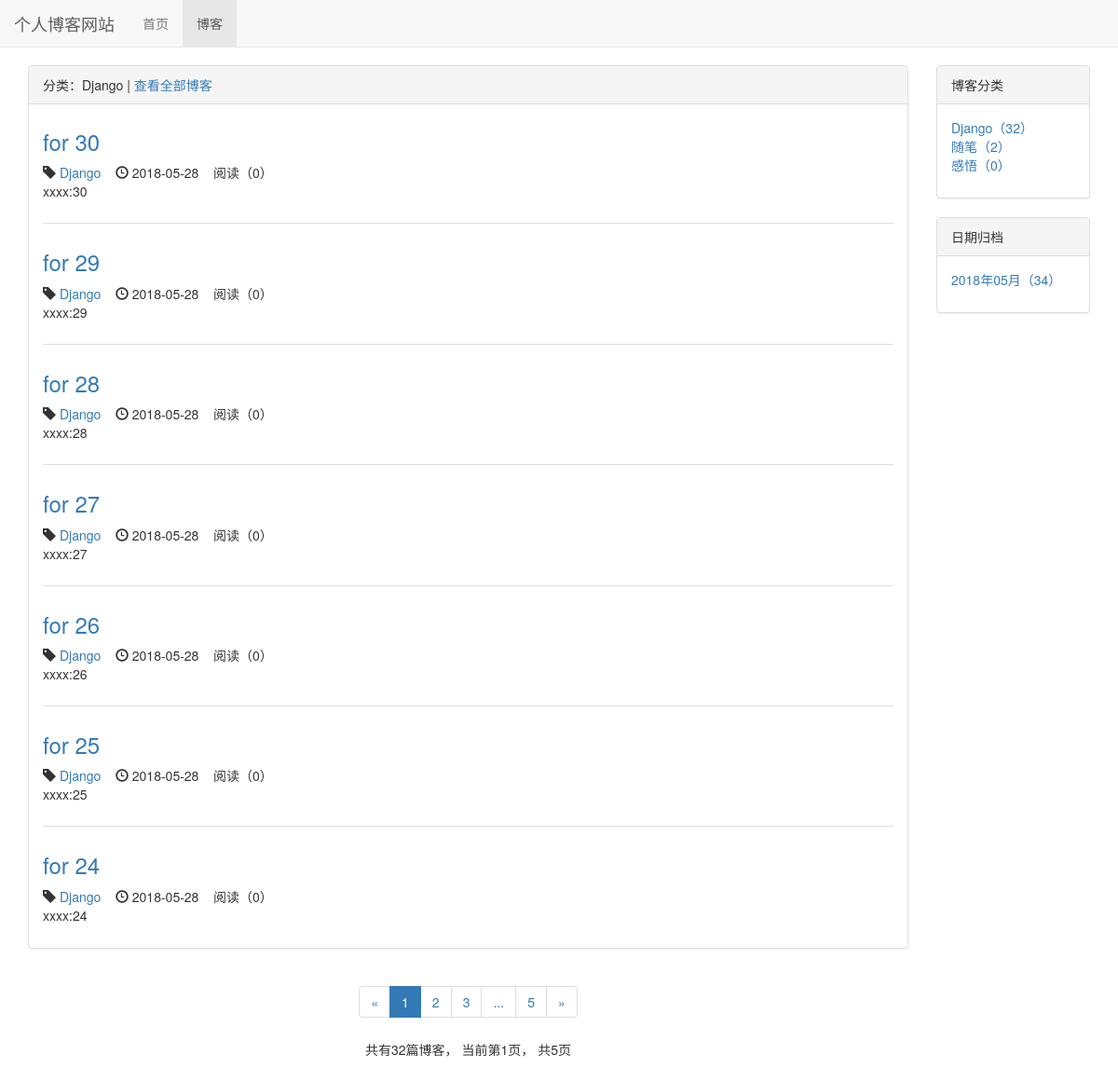
The page /blog/type/1 on the database as committed earlier.
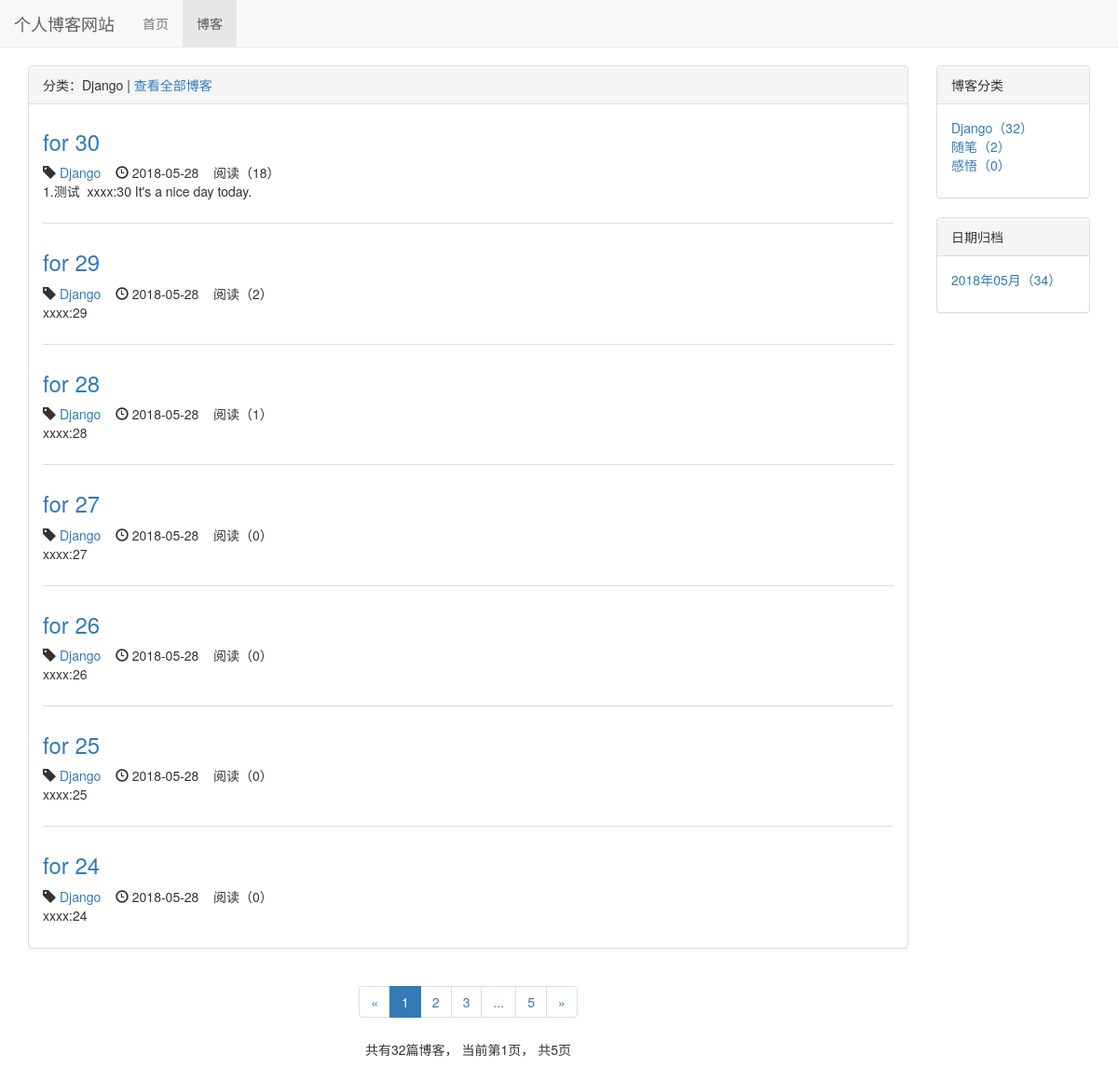
The same page on the database as committed later.
### blog/models.py (models this page shows, shortened)
class Blog(models.Model, ReadNumExpandMethod):
    title = models.CharField(max_length=50)
    blog_type = models.ForeignKey(BlogType, on_delete=models.DO_NOTHING)
    content = RichTextUploadingField()
    author = models.ForeignKey(User, on_delete=models.DO_NOTHING)
    created_time = models.DateTimeField(auto_now_add=True)
    last_updated_time = models.DateTimeField(auto_now=True)
    class Meta:
        ordering = ['-created_time']

class BlogType(models.Model):
    type_name = models.CharField(max_length=15)
    def __str__(self):
        return self.type_name

### read_statistics/models.py (models this page shows)
class ReadNum(models.Model):
    read_num = models.IntegerField(default = 0)
    content_type = models.ForeignKey(ContentType, on_delete=models.DO_NOTHING)
    object_id = models.PositiveIntegerField()
    content_object = GenericForeignKey('content_type', 'object_id')

### blog/views.py (the view)
# urls.py: path('type/<int:blog_type_pk>', views.blogs_with_type, name="blogs_with_type"),
def blogs_with_type(request, blog_type_pk):
    blog_type = get_object_or_404(BlogType, pk=blog_type_pk)
    blogs_all_list = Blog.objects.filter(blog_type=blog_type)
    context = get_blog_list_common_data(request, blogs_all_list)
    context['blog_type'] = blog_type
    return render_to_response('blog/blogs_with_type.html',context)

### read_statistics/models.py (called while the page is built)
    def get_read_num(self):
        try:
            ct = ContentType.objects.get_for_model(self)
            readnum = ReadNum.objects.get(content_type = ct, object_id = self.pk)
            return readnum.read_num
        except exceptions.ObjectDoesNotExist:
            return 0

### blog/templates/blog/blogs_with_type.html (shortened to what this page needs)
{% extends 'blog/blog_list.html' %}
{% block blog_list_title %}
	分类：{{ blog_type.type_name }} |
	<a href="{% url 'blog_list' %}">  查看全部博客</a>
{% endblock %}

### blog/templates/blog/blog_list.html (shortened to what this page needs)
{% extends 'base.html' %}
{% block nav_blog_active %}active{% endblock %}
{% load staticfiles %}
{% block header_extends %}
	<link rel="stylesheet" href="{% static 'blog/blog.css' %}">
{% endblock %}
{% block content %}
	<div class="container">
		<div class="row">
			<div class="col-xs-12 col-sm-8 col-md-9 col-lg-10">
				<div class="panel panel-default">
					<div class="panel-heading">{% block blog_list_title %}博客列表{% endblock %} </div>
					<div class="panel-body">
						{% for blog in blogs %}
						<div class="blog">
							<h3><a href="{% url 'blog_detail' blog.pk %}">{{ blog.title }}</a></h3>
							<p class="blog-info">
								<span class="glyphicon glyphicon-tag"></span> <a href="{% url 'blogs_with_type' blog.blog_type.pk %}">{{ blog.blog_type }}</a> &nbsp;&nbsp;
								<span class="glyphicon glyphicon-time"></span> {{ blog.created_time|date:"Y-m-d" }}
								&nbsp;&nbsp;
								阅读（{{ blog.get_read_num }}）
							</p>
							<p>{{ blog.content|striptags|safe|truncatechars:100 }}</p>
						</div>
						{% empty %}
							<div class="blog">
							<h3>暂无博客，敬请期待</h3>
							</div>
						{% endfor%}
					</div>
				</div>
				<div class="paginator">
					 <ul class="pagination">
					    <li>
					    	{% if page_of_blogs.has_previous %}
						    	<a href="?page={{ page_of_blogs.previous_page_number }}" aria-label="Previous">
						    		<span aria-hidden="true">&laquo;</span>
						    	</a>
					    	{% else %}
						    	<span aria-hidden="true">&laquo;</span>
					    	{% endif %}
					    </li>
					    {% for page_num in page_range %}
					    	{% if page_num ==  page_of_blogs.number %}
								<li class="active"><span>{{ page_num }}</span></li>
					    	{% else %}
					    		{% if page_num == '...' %}
									<li><span>{{ page_num }}</span></li>
					    		{% else %}
									<li><a href="?page={{ page_num }}">{{ page_num }}</a></li>
					    		{% endif %}
					    	{% endif %}
						{% endfor %}
					    <li>
					    	{% if page_of_blogs.has_next %}
						    	<a href="?page={{ page_of_blogs.next_page_number }}" aria-label="Next">
						    		<span aria-hidden="true">&raquo;</span>
						    	</a>
					    	{% else %}
						    	<span aria-hidden="true">&raquo;</span>
					    	{% endif %}
					    </li>
					  </ul>
					  <p>
					  	共有{{ page_of_blogs.paginator.count }}篇博客，
					  	当前第{{ page_of_blogs.number }}页，
					  	共{{ page_of_blogs.paginator.num_pages }}页
					  </p>
				</div>
			</div>
			<div class="hidden-xs col-sm-4 col-md-3 col-lg-2">
				<div class="panel panel-default">
					<div class="panel-heading">博客分类</div>
					<div class="panel-body">
						<ul class="blog-types">
							{% for blog_type in blog_types %}
								<li>
									<a href="{% url 'blogs_with_type' blog_type.pk %}">
									{{ blog_type.type_name }}（{{ blog_type.blog_count }}）
									</a>
								</li>
							{% empty %}
								<li>暂无分类</li>
							{% endfor %}
						</ul>
				    </div>
				</div>
				<div class="panel panel-default">
					<div class="panel-heading">日期归档</div>
					<div class="panel-body">
						<ul>
							{% for blog_date, blog_count in blog_dates.items %}
								<li>
									<a href="{% url 'blogs_with_date' blog_date.year blog_date.month %}">
										{{ blog_date|date:"Y年m月" }}（{{ blog_count }}）
									</a>
								</li>
							{% endfor %}
						</ul>
					</div>
				</div>
			</div>
		</div>
	</div>
{% endblock %}

Rows that differ between the two databases and show on the page:
changed Blog "for 30": get_read_num "0" → "18"; content "xxxx:30" → "1.测试 xxxx:30 It's a nice day today."
computed for Blog "for 29": get_read_num "0" → "2"
computed for Blog "for 28": get_read_num "0" → "1"
